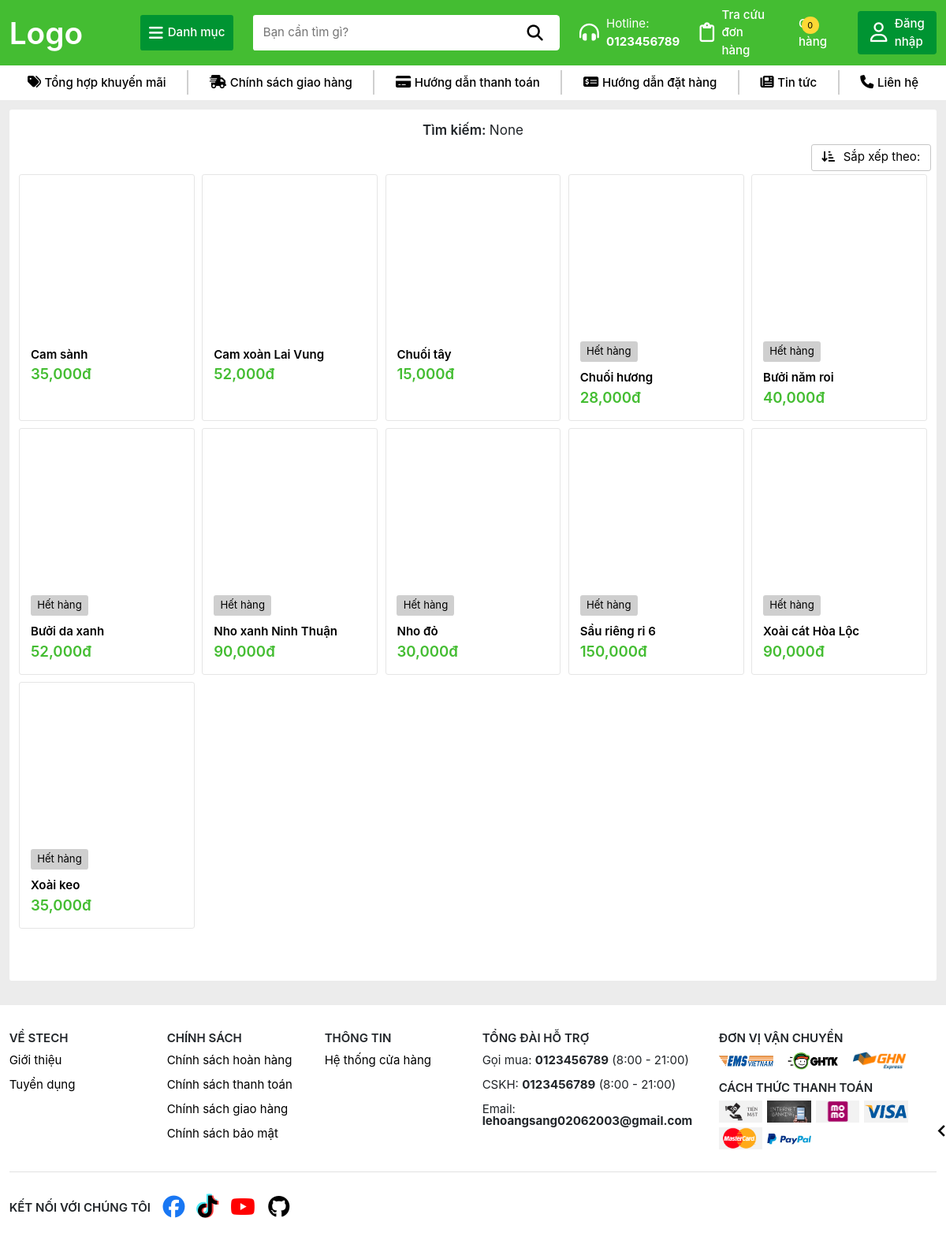
/timkiem/, run on the app's committed database.
### TraiCay/models.py (models this page shows)
class SanPham(models.Model):
    MaSP = models.CharField(max_length=10, primary_key=True)
    MaLoai = models.ForeignKey(Loai, on_delete=models.SET_NULL, null=True)
    TenSP = models.CharField(max_length=100)
    DonGia = models.DecimalField(max_digits=10, decimal_places=2)
    MoTa = models.TextField()

### TraiCay/views.py (the view)
# urls.py: path('timkiem/', views.tim_kiem, name='TimKiem'),
def tim_kiem(request):
    query = request.GET.get('q')
    if query:
        sanpham = SanPham.objects.filter(TenSP__icontains=query)
    else:
        sanpham = SanPham.objects.all()
    fruits = []
    for sp in sanpham:
        spkho = ChiTietKho.objects.filter(MaSP=sp)
        quantity = 0
        if spkho:
            for spk in spkho:
                quantity += spk.SoLuongTon
        fruits.append({'fruit': sp, 'quantity': quantity, 'images': HinhAnhSP.objects.filter(SanPham = sp)})
    return render(request, 'timkiem.html', {'value': query, 'Fruits': fruits})

### TraiCay/templates/timkiem.html (shortened to what this page needs)
{% extends 'layout/base.html' %}
{% block content %}
    {% load humanize %}
    {% load static %}
<section class="search-list">
    <div class="search-value d-flex align-items-center justify-content-center">
        <h3>
            Tìm kiếm:
            <span>{{value}}</span>
        </h3>
    </div>
    {% if not Fruits %}
        <div class="search-error d-flex flex-column align-items-center">
            <div class="error-search-image d-flex justify-content-center">
                <img src="{% static 'images/emotes/genshin-impact-emote.png' %}" alt="" />
            </div>
            <form action="/timkiem" method="GET" class="form-search-error d-flex">
                <input type="search" class="input-search-error" name="q" value="{{value}}" placeholder="Tìm kiếm" />
                <button class="submit-search-error" type="submit">Tìm kiếm</button>
            </form>
            <div class="error-search-message d-flex flex-column align-items-center">
                <span>
                    Rất tiếc, chúng tôi không tìm thấy kết quả cho từ khóa của bạn
                </span>
                <span>
                    Vui lòng kiểm tra chính tả, sử dụng các từ tổng quát hơn và thử lại!
                </span>
            </div>
        </div>
    {% else %}
        <div class="sort-dropdown-box d-flex justify-content-end">
            <div class="sort-dropdown">
                <button class="sort-dropdown-btn">
                    <i class="fa-solid fa-arrow-down-short-wide"></i>
                    Sắp xếp theo:
                </button>
            </div>
        </div>
        <div class="product-search-item-list">
            {% for fruit in Fruits %}
                <div class="product-search-item">
                    <div class="product-box">
                        <a href="/sanpham/{{fruit.fruit.MaSP}}" class="product-link">
                            <div class="product-image lazy-loading">
                            </div>
                        </a>
                        {% if fruit.quantity <= 0 %}
                            <div class="out-of-stock mt-1 text-center">
                                Hết hàng
                            </div>
                        {% endif %}
                        <a href="/sanpham/{{fruit.fruit.MaSP}}" class="product-link">
                            <div class="product-name">
                                {{fruit.fruit.TenSP}}
                            </div>
                        </a>
                        <div class="product-price d-flex align-items-center">
                            <span>{{ fruit.fruit.DonGia|floatformat:"0"|intcomma }}đ</span>
                        </div>
                    </div>
                </div>
            {% endfor %}
        </div>
    {% endif %}
</section>
{% endblock %}

### static/css/home.css (style rules this page uses)
.product-box { background: #ffff; border-radius: 0.2rem; padding: 0.9rem; overflow: hidden; border: 1px solid transparent; position: relative; height: 100%; }
.out-of-stock { border-radius: 0.2rem; padding: 0.2rem 0.5rem; background: #cfcfcf; color: #000000; width: 4.7rem; font-size: 0.85rem; }
.product-name { padding-top: 0.6rem; font-weight: 600; color: #000000; overflow: hidden; text-overflow: ellipsis; display: -webkit-box; -webkit-line-clamp: 2; -webkit-box-orient: vertical; }
.product-image { width: 100%; height: auto; aspect-ratio: 1; display: grid; place-items: center; }
.product-price span { color: var(--primary-color); font-weight: 600; font-size: 1.2rem; }
.product-link { text-decoration: none; }

### static/css/style.css (style rules this page uses)
:root { --primary-color: var(--primary-color-4); --primary-color-hover: #7ffba9; --primary-color-1: #7d5fff; --primary-color-2: #0652DD; --primary-color-3: #FC427B; --primary-color-4: #44bd32; --primary-color-5: #e30019; --primary-color-1-hover: #af9dff; --primary-color-2-hover: #548ffa; --primary-color-3-hover: #ff96b6; --primary-color-4-hover: #7ffba9; --primary-color-5-hover: #fba5a5; --content-color-black: #000000; --content-color-white: #ffffff; --header-btn-background: #009432; --header-btn-background-1: #5129ff; --header-btn-background-2: #387dfc; --header-btn-background-3: #FD7272; --header-btn-background-4: #009432; --header-btn-background-5: #be1529; --trans-all-05: all .5s ease; --trans-all-04: all .4s ease; --trans-all-03: all .3s ease; --trans-all-02: all .2s ease; }
html { scroll-behavior: smooth; }
* { padding: 0; margin: 0; font-size: 0.97rem; font-family: 'SF Pro Display'; }

### static/css/collections.css (style rules this page uses)
.search-value { padding-top: 1rem; }
.search-value h3 { font-size: 1.1rem; font-weight: 600; }
.search-value h3 span { font-size: 1.1rem; font-weight: normal; }
.product-search-item-list { display: grid; grid-template-columns: repeat(5, 1fr); }
.product-search-item { padding: 0.3rem; }
.product-search-item .product-box { border: 1px solid #e5e5e5; }
.sort-dropdown { position: relative; width: auto; }
.sort-dropdown-btn { border: 1px solid #c5c5c5; padding: 0.3rem 0.8rem; border-radius: 0.2rem; background: none; }
.sort-dropdown-btn i { margin-right: 0.4rem; }

### data on the page
SanPham: fruit.TenSP "Cam sành", fruit.DonGia "35,000"
SanPham: fruit.TenSP "Cam xoàn Lai Vung", fruit.DonGia "52,000"
SanPham: fruit.TenSP "Chuối tây", fruit.DonGia "15,000"
SanPham: shows "Hết hàng", fruit.TenSP "Chuối hương", fruit.DonGia "28,000"
SanPham: shows "Hết hàng", fruit.TenSP "Bưởi năm roi", fruit.DonGia "40,000"
SanPham: shows "Hết hàng", fruit.TenSP "Bưởi da xanh", fruit.DonGia "52,000"
SanPham: shows "Hết hàng", fruit.TenSP "Nho xanh Ninh Thuận", fruit.DonGia "90,000"
SanPham: shows "Hết hàng", fruit.TenSP "Nho đỏ", fruit.DonGia "30,000"
SanPham: shows "Hết hàng", fruit.TenSP "Sầu riêng ri 6", fruit.DonGia "150,000"
SanPham: shows "Hết hàng", fruit.TenSP "Xoài cát Hòa Lộc", fruit.DonGia "90,000"
SanPham: shows "Hết hàng", fruit.TenSP "Xoài keo", fruit.DonGia "35,000"

### other printed values
{{ value }} "None"
